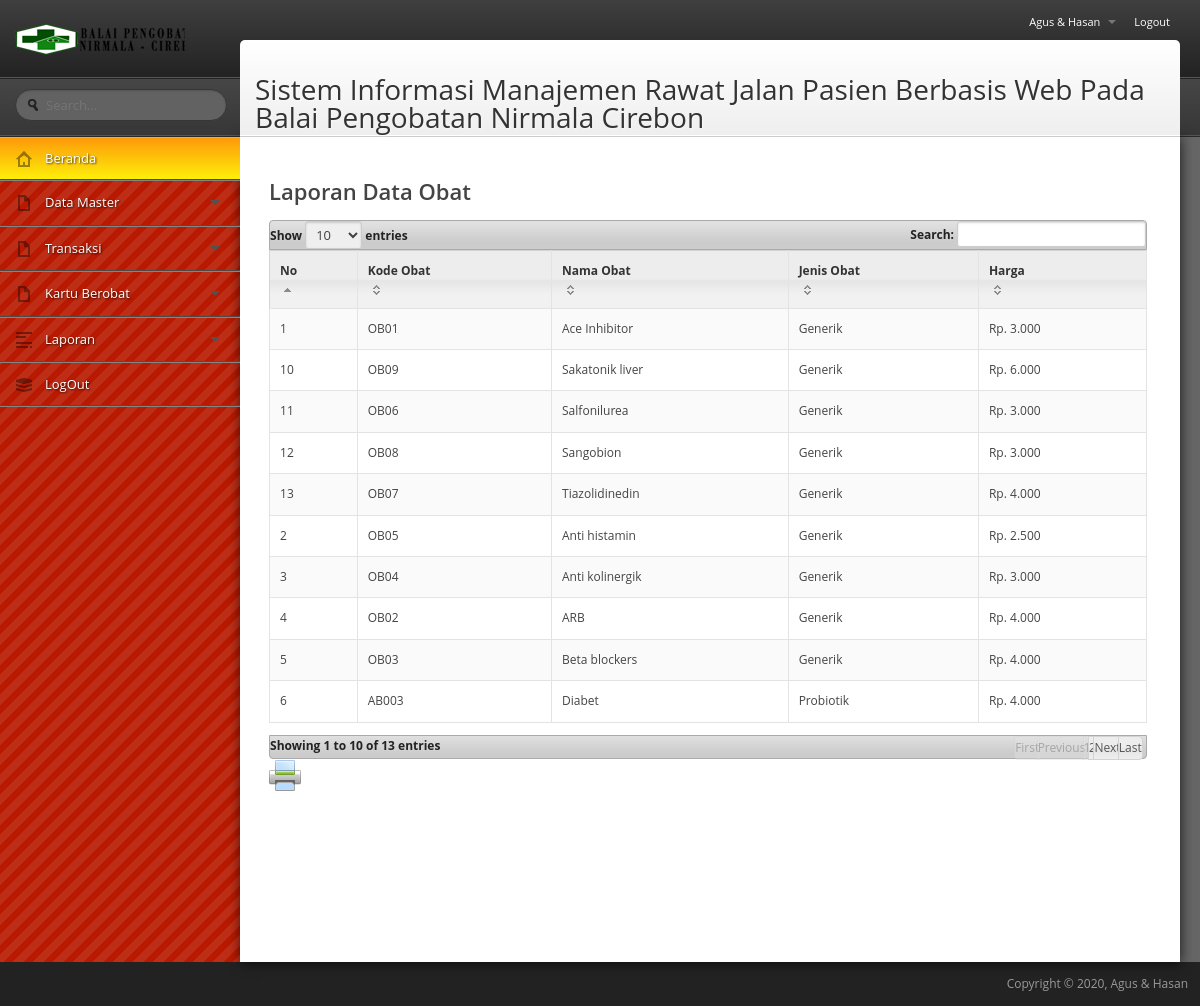
/si_rawatjalan/media.php?module=laporanobat (signed in), run on the app's committed database.
### tables this page shows
CREATE TABLE IF NOT EXISTS `obat` (
  `id_obat` int(10) NOT NULL AUTO_INCREMENT,
  `kode_obat` varchar(10) NOT NULL,
  `nama_obat` varchar(30) NOT NULL,
  `jenis_obat` varchar(20) NOT NULL,
  `harga` int(11) NOT NULL,
  `bentuk_obat` varchar(30) NOT NULL,
  PRIMARY KEY (`id_obat`)
);

### si_rawatjalan/modul/mod_laporan/laporanobat.php (the view)
<?php
switch($_GET[act]){
  default:
    echo "<h2>Laporan Data Obat</h2>
          <table class=\"table table-bordered table-striped data-table\"><thead>
          <tr><th>No</th><th>Kode Obat</th><th>Nama Obat</th><th>Jenis Obat</th><th>Harga</th></tr></thead>
		  <tbody>";
    $tampil=mysql_query("SELECT * FROM obat ORDER BY nama_obat ASC");
    $no=1;
    while ($r=mysql_fetch_array($tampil)){
       echo "<tr class=\"gradeA\"><td>$no</td>
             <td>$r[kode_obat]</td>
			 <td>$r[nama_obat]</td>
			 <td>$r[jenis_obat]</td>
			 <td>Rp. ".number_format($r[harga],0,',','.')."</td>
		</tr>";
      $no++;
    }
    echo "</tbody></table>"; ?>
	<a href="print_obat.php" target="_blank" title="Print"><img src="images/print.png" border="0"/></a>
<?php
    break;
}
?>

### si_rawatjalan/media.php (shortened to what this page needs)
<?php
if($_SESSION[leveluser]=='admin' or $_SESSION[leveluser]=='dokter'){
?>
<!doctype html>
 <html class="no-js" lang="en">
<head>
	<link rel="stylesheet" href="stylesheets/all.css" type="text/css" />
</head>
<body>
<div id="wrapper">
	<div id="header">
		<h1><a href="dashboard.html">Canvas Admin</a></h1>
	</div>
	<div id="search">
		<form>
			<input type="text" name="search" placeholder="Search..." id="searchField" />
		</form>
	</div>
	<?php
	if ($_SESSION[leveluser]=='admin'){
	?>
	<div id="sidebar">
		<ul id="mainNav">
			<li id="navDashboard" class="nav active">
				<span class="icon-home"></span>
				<a href="./media.php?module=home">Beranda</a>
			</li>
			<li id="navPages" class="nav">
				<span class="icon-document-alt-stroke"></span>
				<a href="javascript:;">Data Master</a>
			</li>
			<li id="navPages" class="nav">
				<span class="icon-document-alt-stroke"></span>
				<a href="javascript:;">Transaksi</a>
			</li>
			<li id="navPages" class="nav">
				<span class="icon-document-alt-stroke"></span>
				<a href="javascript:;">Kartu Berobat</a>
			</li>
			<li id="navForms" class="nav">
				<span class="icon-article"></span>
				<a href="javascript:;">Laporan</a>
			</li>
			<li id="navGrid" class="nav">
				<span class="icon-layers"></span>
				<a href="logout.php" onclick="return confirm('Apakah Anda yakin?')">LogOut</a>
			</li>
		</ul>
	</div>
	<?php
	}
	?>
	<div id="content">
		<div id="contentHeader">
			<h1>Sistem Informasi Manajemen Rawat Jalan Pasien Berbasis Web Pada Balai Pengobatan Nirmala Cirebon</h1>
		</div>
		<div class="container">
			<div class="grid-24">
					<div class="widget-content">
						<?php include"content.php"; ?>
					</div>
			</div>
		</div>
	</div>
	<div id="topNav">
		 <ul>
		 	<li>
		 		<a href="#menuProfile" class="menu"><?php echo"$_SESSION[namalengkap]"; ?></a>
	 		</li>
		 	<li><a href="logout.php">Logout</a></li>
		 </ul>
	</div>
</div>
<div id="footer">
	Copyright &copy; 2020, Agus & Hasan
</div>
</body>
</html>
<?php
}else{
header('location:/2020/si_rawatjalan');
}
?>

### si_rawatjalan/content.php (shortened to what this page needs)
<?php
if ($_GET[module]=='home'){
  echo "<h2>Selamat Datang $_SESSION[namalengkap]</h2><br />
          <img src='images/logo2.png' border=0 align=left hspace=8 width=200/><p><br><br><br><br>
		  Selamat datang di Sistem Informasi Manajemen Rawat Jalan Pasien Berbasis Web pada Balai Pengobatan Nirmala. Pilih menu disamping untuk mengolah data Master, Transaksi dan Laporan.</p>
          <p>&nbsp;</p>
          <p>&nbsp;</p>
          <p>&nbsp;</p>
          <p>&nbsp;</p>
          <p>&nbsp;</p>
          <p>&nbsp;</p>";
}
elseif ($_GET[module]=='user'){
if ($_SESSION['leveluser']=='1' OR $_SESSION['leveluser']=='3' OR $_SESSION['leveluser']=='4' OR $_SESSION['leveluser']=='5' OR $_SESSION['leveluser']=='6'){
  include "modul/mod_users/users.php";
}
}
elseif ($_GET[module]=='obat'){
  include "modul/mod_obat/obat.php";
}
elseif ($_GET[module]=='dokter'){
  include "modul/mod_dokter/dokter.php";
}
elseif ($_GET[module]=='pasien'){
  include "modul/mod_pasien/pasien.php";
}
elseif ($_GET[module]=='pendaftaran'){
  include "modul/mod_transaksi/pendaftaran.php";
}
elseif ($_GET[module]=='pendaftaran2'){
  include "modul/mod_transaksi/pendaftaran2.php";
}
elseif ($_GET[module]=='pemeriksaan'){
  include "modul/mod_transaksi/pemeriksaan.php";
}
elseif ($_GET[module]=='pembayaran'){
  include "modul/mod_pembayaran/pembayaran.php";
}
elseif ($_GET[module]=='laporanobat'){
  include "modul/mod_laporan/laporanobat.php";
}
elseif ($_GET[module]=='laporandokter'){
  include "modul/mod_laporan/laporandokter.php";
}
elseif ($_GET[module]=='laporanpasien'){
  include "modul/mod_laporan/laporanpasien.php";
}
elseif ($_GET[module]=='kartu'){
  include "modul/mod_laporan/kartu.php";
}
elseif ($_GET[module]=='kartu2'){
  include "modul/mod_laporan/kartu2.php";
}
elseif ($_GET[module]=='rekam'){
  include "modul/mod_laporan/rekam.php";
}
elseif ($_GET[module]=='laporanpendaftaran'){
  include "modul/mod_laporan/laporanpendaftaran.php";
}
elseif ($_GET[module]=='laporanpembayaran'){
  include "modul/mod_laporan/laporanpembayaran.php";
}
else{
if ($_SESSION['leveluser']=='1' OR $_SESSION['leveluser']=='3' OR $_SESSION['leveluser']=='4' OR $_SESSION['leveluser']=='5' OR $_SESSION['leveluser']=='6'){
echo"<script>window.location = '404.html'</script> ";
}
}?>

### data on the page
obat: kode_obat "OB01", nama_obat "Ace Inhibitor", jenis_obat "Generik", harga "3.000"
obat: kode_obat "OB05", nama_obat "Anti histamin", jenis_obat "Generik", harga "2.500"
obat: kode_obat "OB04", nama_obat "Anti kolinergik", jenis_obat "Generik", harga "3.000"
obat: kode_obat "OB02", nama_obat "ARB", jenis_obat "Generik", harga "4.000"
obat: kode_obat "OB03", nama_obat "Beta blockers", jenis_obat "Generik", harga "4.000"
obat: kode_obat "AB003", nama_obat "Diabet", jenis_obat "Probiotik", harga "4.000"
obat: kode_obat "OB09", nama_obat "Sakatonik liver", jenis_obat "Generik", harga "6.000"
obat: kode_obat "OB06", nama_obat "Salfonilurea", jenis_obat "Generik", harga "3.000"
obat: kode_obat "OB08", nama_obat "Sangobion", jenis_obat "Generik", harga "3.000"
obat: kode_obat "OB07", nama_obat "Tiazolidinedin", jenis_obat "Generik", harga "4.000"

### other printed values
$_SESSION[namalengkap] "Agus & Hasan"
